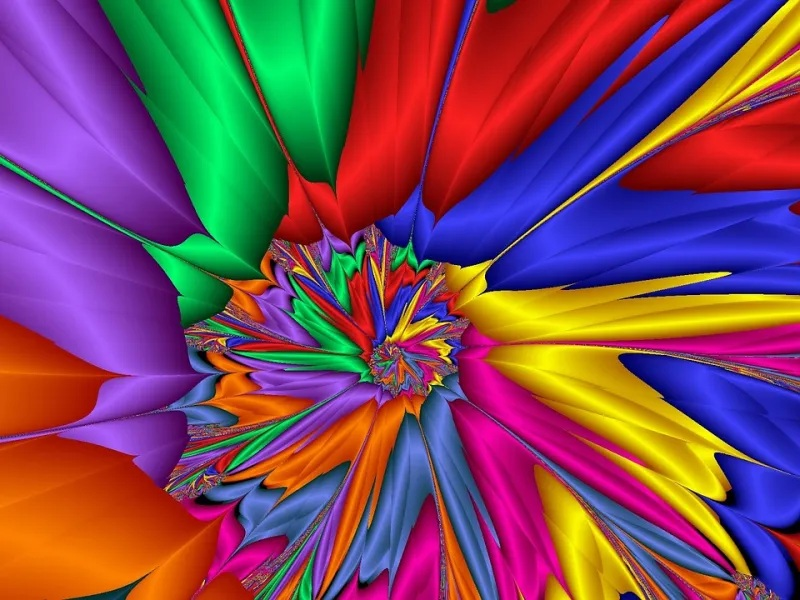
#> input picture Vitis/images/colors.jpg, 800 x 600 px, found by its file name
$ jupyter execute --allow-errors Sobel_filter.ipynb   (older library calls are emulated)
#> lines starting #> are read from the running program, lines starting #| are printed output that depends on the picture
### Celda 1: configuración y funciones

[cell 1]
from pynq import Overlay, allocate
import numpy as np
from PIL import Image
import matplotlib.pyplot as plt
import time

#> (a cell that did not finish here is left out)

[cell 3]
def load_gray(path):
#> called with path = 'colors.jpg'
    g = np.array(Image.open(path).convert("L"))
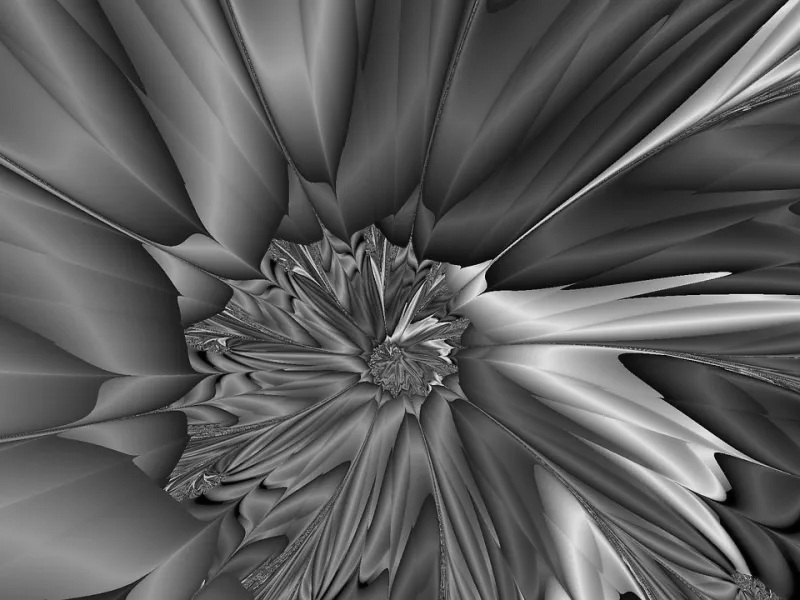
#> g: shape (600, 800); min 0, max 240, mean 91.5
    return g[:, :g.shape[1] // 8 * 8]          # width must be a multiple of 8

def zero_borders(a):
    a[0, :] = 0; a[-1, :] = 0; a[:, 0] = 0; a[:, -1] = 0

# [8 lines left out: function sobel_ps, not called in this run]

def make_buffers(h, w):
    """DMA buffers: [header][image H*W bytes][PAD padding words]."""
    n = 8 + h * w + 8 * PAD
    ib = allocate(shape=(n,), dtype=np.uint8)
    ob = allocate(shape=(n,), dtype=np.uint8)
    ib[:8].view(np.uint64)[0] = w // 8         # header: words per row
    ib[8 + h * w:] = 0                         # padding words
    return ib, ob

def load_image(ib, g):
    h, w = g.shape
    ib[8:8 + h * w] = g.ravel()

# [19 lines left out: functions run_pl, unpack_pl, not called in this run]

### Celda 2: prueba visual con colors.jpg

[cell 4]
g = load_gray("colors.jpg")
h, w = g.shape
#> h = 600; w = 800
#> (the rest of this cell did not finish here and is left out)

load_image(ib, g)

res_ps = np.empty_like(g); sobel_ps(g, res_ps)
run_pl(ib, ob)
res_pl = unpack_pl(ob, h, w)
print(f"{w}x{h}  ¿PL igual a PS?: {np.array_equal(res_pl, res_ps)}")

fig, ax = plt.subplots(1, 3, figsize=(15, 5))
for a, im, t in zip(ax, [g, res_ps, res_pl], ["Entrada (gris)", "Sobel PS", "Sobel PL"]):
    a.imshow(im, cmap="gray", vmin=0, vmax=255); a.set_title(t); a.axis("off")
plt.show()
ib.freebuffer(); ob.freebuffer()

### Analisis de los resultados

[cell 5]
# --- Ideal Sobel in floating point: sqrt(Gx^2 + Gy^2), no saturation ---
p  = g.astype(np.float32)
gx = (p[:-2, 2:] + 2*p[1:-1, 2:] + p[2:, 2:]) - (p[:-2, :-2] + 2*p[1:-1, :-2] + p[2:, :-2])
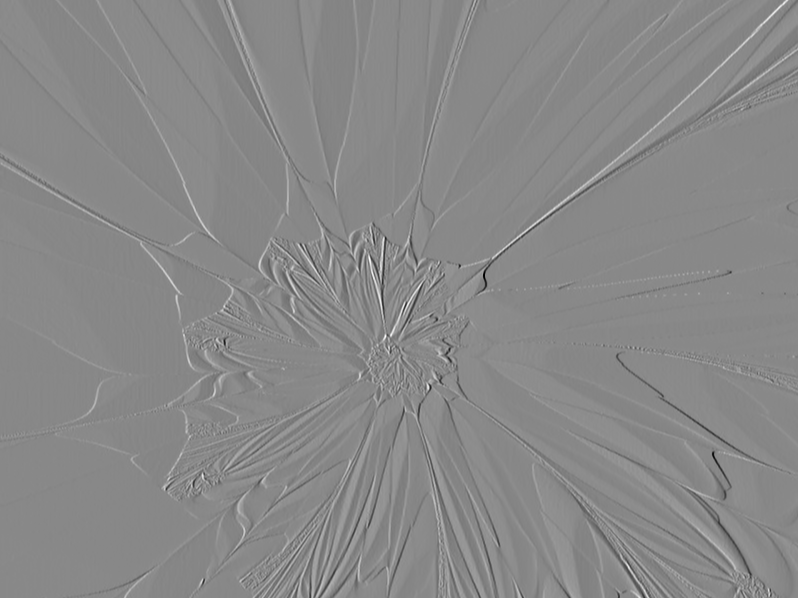
#> gx: shape (598, 798) float32; min -867, max 749, mean -0.3; drawn with min black and max white
gy = (p[2:, :-2] + 2*p[2:, 1:-1] + p[2:, 2:]) - (p[:-2, :-2] + 2*p[:-2, 1:-1] + p[:-2, 2:])
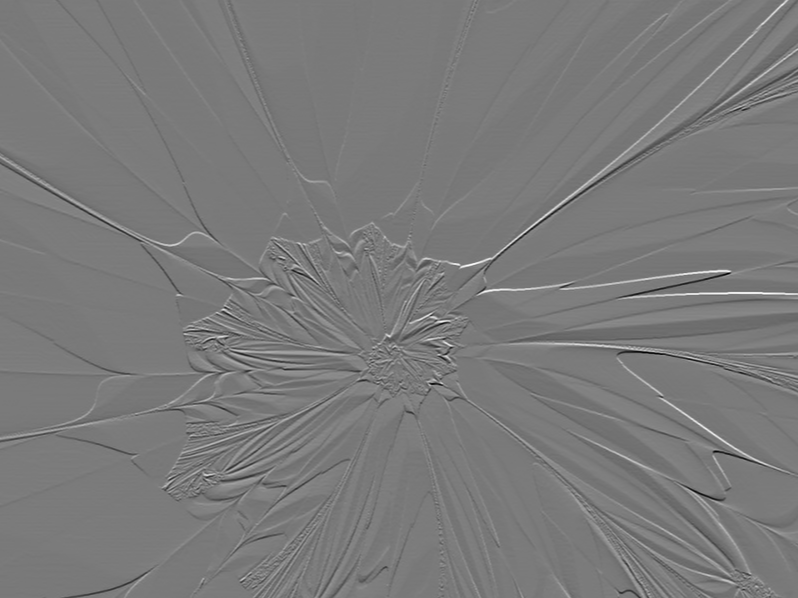
#> gy: shape (598, 798) float32; min -798, max 864, mean 0.1; drawn with min black and max white
ideal = np.zeros(g.shape, np.float32)
ideal[1:-1, 1:-1] = np.sqrt(gx**2 + gy**2)
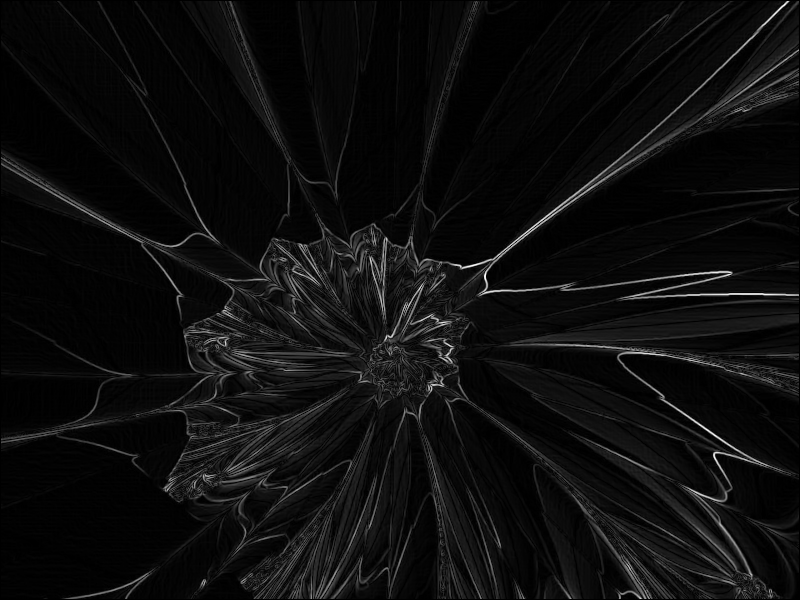
#> ideal: shape (600, 800) float32; min 0, max 894.1, mean 48.7; drawn with min black and max white
ideal_8 = np.clip(ideal, 0, 255)                     # same 0..255 range as the outputs
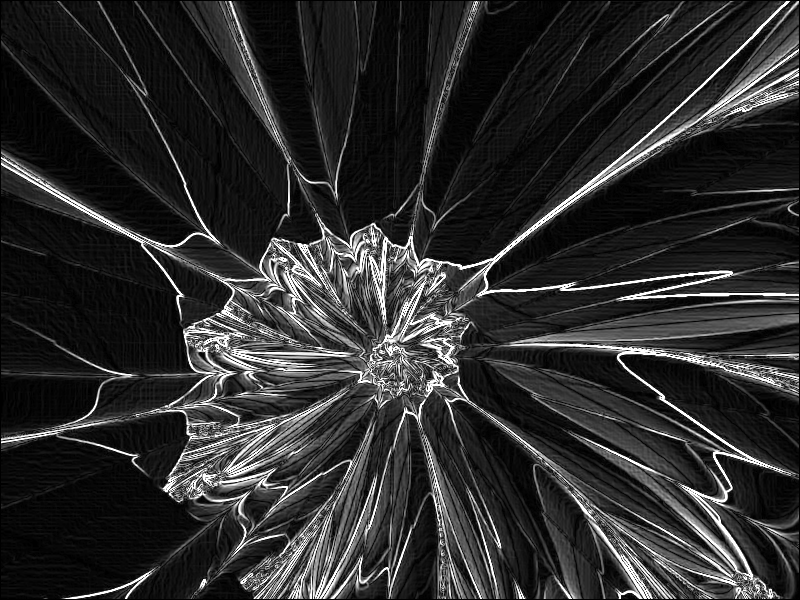
#> ideal_8: shape (600, 800) float32; min 0, max 255, mean 45.1

# [9 lines left out: function metrics, not called in this run]

print(f"{'comparación':<22} {'max |err|':>9} {'MAE':>7} {'pix != (%)':>10} {'PSNR (dB)':>9}")
#> (the rest of this cell did not finish here and is left out)

### Celda 3: benchmark por tamaño

[cell 6]
def bench(hh, ww, reps=10):
    g = np.random.randint(0, 256, (hh, ww), dtype=np.uint8)   # normal (cached) memory
    ib, ob = make_buffers(hh, ww)
    load_image(ib, g)                                         # outside the timer
    out = np.empty_like(g)

    t = {k: [] for k in ("ps", "flush", "dma", "inval")}
    for _ in range(reps):
        t0 = time.perf_counter(); sobel_ps(g, out); t["ps"].append(time.perf_counter() - t0)
        f, d, i = run_pl(ib, ob)
        t["flush"].append(f); t["dma"].append(d); t["inval"].append(i)

    ok = np.array_equal(unpack_pl(ob, hh, ww), out)
    ib.freebuffer(); ob.freebuffer()
    return {k: np.median(v) * 1e3 for k, v in t.items()}, ok

[cell 7]
sizes = [(480, 640), (1080, 1920), (2160, 3840), (3000, 4000)]
print(f"{'tamaño':>11} {'MB':>5} | {'PS':>8} | {'flush':>6} {'DMA':>6} {'inval':>6} {'PL':>7} | {'x total':>7} {'x DMA':>6} | ok")
#> (the rest of this cell did not finish here and is left out)

### Comparacion con OpenCV

[cell 8]
import cv2

# [6 lines left out: function sobel_cv, not called in this run]

def bench_cv(hh, ww, reps=10):
    g = np.random.randint(0, 256, (hh, ww), dtype=np.uint8)   # normal (cached) memory
    ib, ob = make_buffers(hh, ww)
    load_image(ib, g)                                         # outside the timer
    out_cv = np.empty_like(g)

    t_cv, t_pl, t_dma = [], [], []
    for _ in range(reps):
        t0 = time.perf_counter(); sobel_cv(g, out_cv); t_cv.append(time.perf_counter() - t0)
        f, d, i = run_pl(ib, ob)
        t_pl.append(f + d + i); t_dma.append(d)

    ok = np.array_equal(unpack_pl(ob, hh, ww), out_cv)       # bit-exact check
    ib.freebuffer(); ob.freebuffer()
    return np.median(t_cv) * 1e3, np.median(t_pl) * 1e3, np.median(t_dma) * 1e3, ok

print(f"OpenCV {cv2.__version__}, threads = {cv2.getNumThreads()}")
sizes = [(480, 640), (1080, 1920), (2160, 3840), (3000, 4000)]
rows = []
print(f"{'tamaño':>11} {'MP':>5} | {'OpenCV':>8} | {'PL':>7} {'DMA':>7} | {'x total':>7} {'x DMA':>6} | ok")
#> (the rest of this cell did not finish here and is left out)

[cell 9]
print("useOptimized:", cv2.useOptimized())
for line in cv2.getBuildInformation().splitlines():
    if any(k in line for k in ("NEON", "CPU/HW features", "Baseline", "Dispatched", "Parallel framework")):
        print(line.strip())

# Time each step on 4000x3000
g = np.random.randint(0, 256, (3000, 4000), dtype=np.uint8)
def t(f, n=5):
#> called with n = 5
    ts = []
    for _ in range(n):
        t0 = time.perf_counter(); f(); ts.append(time.perf_counter() - t0)
    return np.median(ts) * 1e3
gx = cv2.Sobel(g, cv2.CV_16S, 1, 0, ksize=3)
ax_ = cv2.convertScaleAbs(gx)
print(f"Sobel x          : {t(lambda: cv2.Sobel(g, cv2.CV_16S, 1, 0, ksize=3)):8.1f} ms")
print(f"convertScaleAbs  : {t(lambda: cv2.convertScaleAbs(gx)):8.1f} ms")
print(f"add              : {t(lambda: cv2.add(ax_, ax_)):8.1f} ms")
cv2.setNumThreads(1)
print(f"Sobel x (1 hilo) : {t(lambda: cv2.Sobel(g, cv2.CV_16S, 1, 0, ksize=3)):8.1f} ms")
cv2.setNumThreads(2)
